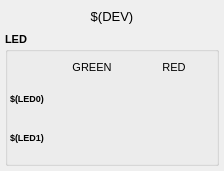
<?xml version="1.0" encoding="UTF-8"?>
<ui version="4.0">
 <class>MainWindow</class>
 <widget class="QMainWindow" name="MainWindow">
  <property name="geometry">
   <rect>
    <x>0</x>
    <y>0</y>
    <width>220</width>
    <height>171</height>
   </rect>
  </property>
  <property name="maximumSize">
   <size>
    <width>220</width>
    <height>171</height>
   </size>
  </property>
  <property name="windowTitle">
   <string>MainWindow</string>
  </property>
  <widget class="QWidget" name="centralwidget">
   <layout class="QVBoxLayout" name="verticalLayout">
    <property name="spacing">
     <number>5</number>
    </property>
    <property name="margin">
     <number>5</number>
    </property>
    <item>
     <spacer name="verticalSpacer">
      <property name="orientation">
       <enum>Qt::Vertical</enum>
      </property>
      <property name="sizeType">
       <enum>QSizePolicy::Fixed</enum>
      </property>
      <property name="sizeHint" stdset="0">
       <size>
        <width>20</width>
        <height>1</height>
       </size>
      </property>
     </spacer>
    </item>
    <item>
     <widget class="caLabel" name="caLabel_0">
      <property name="sizePolicy">
       <sizepolicy hsizetype="Expanding" vsizetype="Fixed">
        <horstretch>0</horstretch>
        <verstretch>0</verstretch>
       </sizepolicy>
      </property>
      <property name="minimumSize">
       <size>
        <width>200</width>
        <height>20</height>
       </size>
      </property>
      <property name="maximumSize">
       <size>
        <width>16777215</width>
        <height>16777215</height>
       </size>
      </property>
      <property name="sizeIncrement">
       <size>
        <width>1</width>
        <height>1</height>
       </size>
      </property>
      <property name="baseSize">
       <size>
        <width>380</width>
        <height>20</height>
       </size>
      </property>
      <property name="font">
       <font>
        <pointsize>10</pointsize>
        <weight>50</weight>
        <bold>false</bold>
       </font>
      </property>
      <property name="frameShape">
       <enum>QFrame::NoFrame</enum>
      </property>
      <property name="text">
       <string>$(DEV)</string>
      </property>
      <property name="textFormat">
       <enum>Qt::LogText</enum>
      </property>
      <property name="scaledContents">
       <bool>false</bool>
      </property>
      <property name="alignment">
       <set>Qt::AlignAbsolute|Qt::AlignCenter|Qt::AlignHCenter|Qt::AlignVCenter</set>
      </property>
      <property name="lateralBorderWidth">
       <double>2.000000000000000</double>
      </property>
      <property name="fontScaleMode">
       <enum>ESimpleLabel::Height</enum>
      </property>
      <property name="foreground">
       <color>
        <red>0</red>
        <green>0</green>
        <blue>0</blue>
       </color>
      </property>
      <property name="background">
       <color alpha="0">
        <red>255</red>
        <green>255</green>
        <blue>255</blue>
       </color>
      </property>
     </widget>
    </item>
    <item>
     <spacer name="verticalSpacer_2">
      <property name="orientation">
       <enum>Qt::Vertical</enum>
      </property>
      <property name="sizeType">
       <enum>QSizePolicy::Fixed</enum>
      </property>
      <property name="sizeHint" stdset="0">
       <size>
        <width>20</width>
        <height>1</height>
       </size>
      </property>
     </spacer>
    </item>
    <item>
     <widget class="QGroupBox" name="groupBox">
      <property name="font">
       <font>
        <pointsize>8</pointsize>
        <weight>75</weight>
        <bold>true</bold>
       </font>
      </property>
      <property name="title">
       <string>LED</string>
      </property>
      <layout class="QGridLayout" name="gridLayout">
       <property name="margin">
        <number>2</number>
       </property>
       <property name="spacing">
        <number>2</number>
       </property>
       <item row="2" column="2">
        <widget class="caChoice" name="caChoice_3">
         <property name="sizePolicy">
          <sizepolicy hsizetype="Fixed" vsizetype="Fixed">
           <horstretch>0</horstretch>
           <verstretch>0</verstretch>
          </sizepolicy>
         </property>
         <property name="minimumSize">
          <size>
           <width>80</width>
           <height>30</height>
          </size>
         </property>
         <property name="maximumSize">
          <size>
           <width>16777215</width>
           <height>30</height>
          </size>
         </property>
         <property name="font">
          <font>
           <pointsize>8</pointsize>
          </font>
         </property>
         <property name="channel" stdset="0">
          <string>$(DEV):LED1-RED</string>
         </property>
         <property name="foreground">
          <color>
           <red>0</red>
           <green>0</green>
           <blue>0</blue>
          </color>
         </property>
         <property name="background">
          <color>
           <red>187</red>
           <green>193</green>
           <blue>135</blue>
          </color>
         </property>
         <property name="colorMode">
          <enum>caChoice::Static</enum>
         </property>
         <property name="endBit">
          <number>1</number>
         </property>
         <property name="fontScaleMode">
          <enum>EPushButton::None</enum>
         </property>
        </widget>
       </item>
       <item row="2" column="1">
        <widget class="caChoice" name="caChoice_2">
         <property name="sizePolicy">
          <sizepolicy hsizetype="Fixed" vsizetype="Fixed">
           <horstretch>0</horstretch>
           <verstretch>0</verstretch>
          </sizepolicy>
         </property>
         <property name="minimumSize">
          <size>
           <width>80</width>
           <height>30</height>
          </size>
         </property>
         <property name="maximumSize">
          <size>
           <width>16777215</width>
           <height>30</height>
          </size>
         </property>
         <property name="font">
          <font>
           <pointsize>8</pointsize>
          </font>
         </property>
         <property name="channel" stdset="0">
          <string>$(DEV):LED1-GREEN</string>
         </property>
         <property name="foreground">
          <color>
           <red>0</red>
           <green>0</green>
           <blue>0</blue>
          </color>
         </property>
         <property name="background">
          <color>
           <red>187</red>
           <green>193</green>
           <blue>135</blue>
          </color>
         </property>
         <property name="colorMode">
          <enum>caChoice::Static</enum>
         </property>
         <property name="endBit">
          <number>1</number>
         </property>
         <property name="fontScaleMode">
          <enum>EPushButton::None</enum>
         </property>
        </widget>
       </item>
       <item row="1" column="2">
        <widget class="caChoice" name="caChoice_1">
         <property name="sizePolicy">
          <sizepolicy hsizetype="Fixed" vsizetype="Fixed">
           <horstretch>0</horstretch>
           <verstretch>0</verstretch>
          </sizepolicy>
         </property>
         <property name="minimumSize">
          <size>
           <width>80</width>
           <height>30</height>
          </size>
         </property>
         <property name="maximumSize">
          <size>
           <width>16777215</width>
           <height>30</height>
          </size>
         </property>
         <property name="font">
          <font>
           <pointsize>8</pointsize>
          </font>
         </property>
         <property name="channel" stdset="0">
          <string>$(DEV):LED0-RED</string>
         </property>
         <property name="foreground">
          <color>
           <red>0</red>
           <green>0</green>
           <blue>0</blue>
          </color>
         </property>
         <property name="background">
          <color>
           <red>187</red>
           <green>193</green>
           <blue>135</blue>
          </color>
         </property>
         <property name="colorMode">
          <enum>caChoice::Static</enum>
         </property>
         <property name="endBit">
          <number>1</number>
         </property>
         <property name="fontScaleMode">
          <enum>EPushButton::None</enum>
         </property>
        </widget>
       </item>
       <item row="1" column="1">
        <widget class="caChoice" name="caChoice_0">
         <property name="sizePolicy">
          <sizepolicy hsizetype="Fixed" vsizetype="Fixed">
           <horstretch>0</horstretch>
           <verstretch>0</verstretch>
          </sizepolicy>
         </property>
         <property name="minimumSize">
          <size>
           <width>80</width>
           <height>30</height>
          </size>
         </property>
         <property name="maximumSize">
          <size>
           <width>16777215</width>
           <height>30</height>
          </size>
         </property>
         <property name="font">
          <font>
           <pointsize>8</pointsize>
          </font>
         </property>
         <property name="channel" stdset="0">
          <string>$(DEV):LED0-GREEN</string>
         </property>
         <property name="foreground">
          <color>
           <red>0</red>
           <green>0</green>
           <blue>0</blue>
          </color>
         </property>
         <property name="background">
          <color>
           <red>187</red>
           <green>193</green>
           <blue>135</blue>
          </color>
         </property>
         <property name="colorMode">
          <enum>caChoice::Static</enum>
         </property>
         <property name="endBit">
          <number>1</number>
         </property>
         <property name="fontScaleMode">
          <enum>EPushButton::None</enum>
         </property>
        </widget>
       </item>
       <item row="1" column="0">
        <widget class="caLabel" name="caLabel_1">
         <property name="sizePolicy">
          <sizepolicy hsizetype="Fixed" vsizetype="Fixed">
           <horstretch>0</horstretch>
           <verstretch>0</verstretch>
          </sizepolicy>
         </property>
         <property name="minimumSize">
          <size>
           <width>40</width>
           <height>15</height>
          </size>
         </property>
         <property name="font">
          <font>
           <pointsize>7</pointsize>
          </font>
         </property>
         <property name="frameShape">
          <enum>QFrame::NoFrame</enum>
         </property>
         <property name="text">
          <string>$(LED0)</string>
         </property>
         <property name="alignment">
          <set>Qt::AlignAbsolute|Qt::AlignLeading|Qt::AlignLeft|Qt::AlignVCenter</set>
         </property>
         <property name="fontScaleMode">
          <enum>ESimpleLabel::None</enum>
         </property>
         <property name="foreground">
          <color>
           <red>0</red>
           <green>0</green>
           <blue>0</blue>
          </color>
         </property>
         <property name="background">
          <color alpha="0">
           <red>255</red>
           <green>255</green>
           <blue>255</blue>
          </color>
         </property>
        </widget>
       </item>
       <item row="2" column="0">
        <widget class="caLabel" name="caLabel_4">
         <property name="sizePolicy">
          <sizepolicy hsizetype="Fixed" vsizetype="Fixed">
           <horstretch>0</horstretch>
           <verstretch>0</verstretch>
          </sizepolicy>
         </property>
         <property name="minimumSize">
          <size>
           <width>40</width>
           <height>15</height>
          </size>
         </property>
         <property name="font">
          <font>
           <pointsize>7</pointsize>
          </font>
         </property>
         <property name="frameShape">
          <enum>QFrame::NoFrame</enum>
         </property>
         <property name="text">
          <string>$(LED1)</string>
         </property>
         <property name="alignment">
          <set>Qt::AlignAbsolute|Qt::AlignLeading|Qt::AlignLeft|Qt::AlignVCenter</set>
         </property>
         <property name="fontScaleMode">
          <enum>ESimpleLabel::None</enum>
         </property>
         <property name="foreground">
          <color>
           <red>0</red>
           <green>0</green>
           <blue>0</blue>
          </color>
         </property>
         <property name="background">
          <color alpha="0">
           <red>255</red>
           <green>255</green>
           <blue>255</blue>
          </color>
         </property>
        </widget>
       </item>
       <item row="0" column="1">
        <widget class="QLabel" name="label_95">
         <property name="sizePolicy">
          <sizepolicy hsizetype="Preferred" vsizetype="Fixed">
           <horstretch>0</horstretch>
           <verstretch>0</verstretch>
          </sizepolicy>
         </property>
         <property name="minimumSize">
          <size>
           <width>30</width>
           <height>15</height>
          </size>
         </property>
         <property name="font">
          <font>
           <weight>50</weight>
           <bold>false</bold>
          </font>
         </property>
         <property name="text">
          <string>GREEN</string>
         </property>
         <property name="alignment">
          <set>Qt::AlignCenter</set>
         </property>
        </widget>
       </item>
       <item row="0" column="2">
        <widget class="QLabel" name="label_96">
         <property name="sizePolicy">
          <sizepolicy hsizetype="Preferred" vsizetype="Fixed">
           <horstretch>0</horstretch>
           <verstretch>0</verstretch>
          </sizepolicy>
         </property>
         <property name="minimumSize">
          <size>
           <width>30</width>
           <height>15</height>
          </size>
         </property>
         <property name="font">
          <font>
           <weight>50</weight>
           <bold>false</bold>
          </font>
         </property>
         <property name="text">
          <string>RED</string>
         </property>
         <property name="alignment">
          <set>Qt::AlignCenter</set>
         </property>
        </widget>
       </item>
      </layout>
     </widget>
    </item>
   </layout>
  </widget>
 </widget>
 <customwidgets>
  <customwidget>
   <class>caChoice</class>
   <extends>QWidget</extends>
   <header>caChoice</header>
  </customwidget>
  <customwidget>
   <class>caLabel</class>
   <extends>QLabel</extends>
   <header>caLabel</header>
  </customwidget>
 </customwidgets>
 <resources/>
 <connections/>
</ui>
